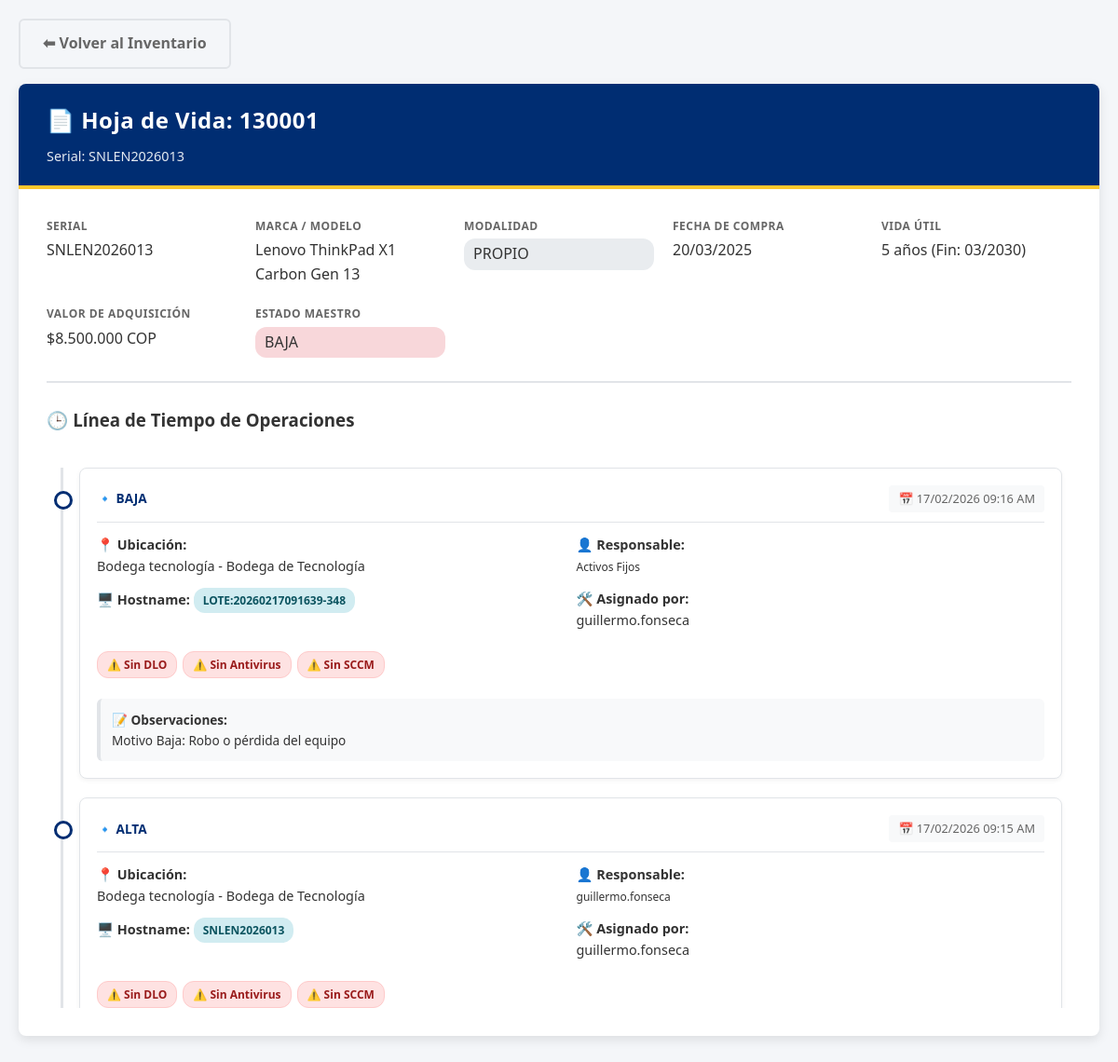
/public/historial.php?serial=SNLEN2026013, run on the app's committed database.
### tables this page shows
CREATE TABLE `equipos` (
  `id_equipo` int NOT NULL AUTO_INCREMENT COMMENT 'Identificador único interno (PK)',
  `serial` varchar(30) NOT NULL COMMENT 'Número de serie único de fábrica (UNIQUE). Llave natural para trazabilidad.',
  `placa_ur` varchar(50) NOT NULL COMMENT 'Placa patrimonial Universidad del Rosario (UNIQUE). Código de activo fijo.',
  `marca` varchar(100) DEFAULT NULL COMMENT 'Fabricante del equipo (ej: HP, Lenovo, Dell)',
  `modelo` varchar(150) DEFAULT NULL COMMENT 'Modelo específico del equipo (ej: EliteBook 845 G11)',
  `vida_util` tinyint unsigned NOT NULL DEFAULT '0' COMMENT 'Vida útil en años para depreciación contable (0 = sin definir)',
  `precio` decimal(12,2) NOT NULL DEFAULT '0.00' COMMENT 'Valor de adquisición en USD para control patrimonial',
  `fecha_compra` date NOT NULL COMMENT 'Fecha de adquisición del equipo',
  `modalidad` enum('Propio','Leasing','Proyecto') NOT NULL COMMENT 'Forma de adquisición: Propio=comprado, Leasing=arrendado, Proyecto=financiado por proyecto específico',
  `estado_maestro` enum('Alta','Baja') NOT NULL DEFAULT 'Alta' COMMENT 'Alta=disponible para asignación, Baja=fuera de servicio definitivo.',
  `creado_en` timestamp NULL DEFAULT CURRENT_TIMESTAMP COMMENT 'Timestamp de creación del registro',
  PRIMARY KEY (`id_equipo`),
  UNIQUE KEY `placa_ur` (`placa_ur`),
  UNIQUE KEY `serial` (`serial`),
  KEY `idx_equipos_id_estado` (`id_equipo` DESC,`estado_maestro`)
);

CREATE TABLE `bitacora` (
  `id_evento` int NOT NULL AUTO_INCREMENT COMMENT 'Identificador único del evento (PK)',
  `serial_equipo` varchar(30) NOT NULL COMMENT 'Serial del equipo (FK a equipos.serial). Trazabilidad del activo.',
  `id_lugar` int NOT NULL,
  `hostname` varchar(100) DEFAULT 'PENDIENTE' COMMENT 'Nombre de equipo en red Active Directory. Puede cambiar si hay reimaging.',
  `sede` varchar(150) DEFAULT NULL,
  `ubicacion` varchar(150) DEFAULT NULL,
  `campo_adic1` varchar(255) DEFAULT NULL COMMENT 'Campo adicional flexible para información contextual del evento',
  `desc_evento` varchar(255) NOT NULL COMMENT 'Descripción textual del evento (ej: "Asignación de equipo por renovación")',
  `correo_responsable` varchar(100) NOT NULL COMMENT 'Correo del responsable final del equipo (FK a usuarios_sistema.correo_ldap). DEBE existir en usuarios_sistema.',
  `responsable_secundario` varchar(100) DEFAULT NULL COMMENT 'Correo de responsable secundario opcional (ej: supervisor, co-responsable)',
  `check_sccm` tinyint(1) NOT NULL DEFAULT '0' COMMENT 'Validación: equipo registrado en System Center Configuration Manager (0=No, 1=Sí)',
  `check_dlo` tinyint(1) NOT NULL DEFAULT '0' COMMENT 'Validación: equipo tiene Data Lifecycle Optimizer configurado (0=No, 1=Sí)',
  `check_antivirus` tinyint(1) NOT NULL DEFAULT '0' COMMENT 'Validación: equipo tiene antivirus activo y actualizado (0=No, 1=Sí)',
  `fecha_evento` datetime NOT NULL DEFAULT CURRENT_TIMESTAMP COMMENT 'Timestamp exacto del evento',
  `tipo_evento` enum('Alta','Alistamiento','Asignación','Devolución','Baja','Asignacion_Masiva') NOT NULL COMMENT 'Tipo de movimiento: Alta=ingreso inicial, Alistamiento=preparación técnica, Asignación=entrega a usuario, Devolución=regreso a bodega, Baja=retiro definitivo, Asignacion_Masiva=múltiples equipos simultáneos',
  `tecnico_responsable` varchar(150) DEFAULT NULL COMMENT 'Correo del técnico que registra el evento. Puede ser NULL. No tiene FK para permitir valores como "SYSTEM".',
  PRIMARY KEY (`id_evento`),
  KEY `fk_bitacora_lugar` (`id_lugar`),
  KEY `idx_bitacora_serial_evento` (`serial_equipo`,`id_evento` DESC),
  KEY `idx_bitacora_responsable` (`correo_responsable`),
  CONSTRAINT `fk_bitacora_equipos` FOREIGN KEY (`serial_equipo`) REFERENCES `equipos` (`serial`) ON UPDATE CASCADE,
  CONSTRAINT `fk_bitacora_lugar` FOREIGN KEY (`id_lugar`) REFERENCES `lugares` (`id`)
);

CREATE TABLE `lugares` (
  `id` int NOT NULL AUTO_INCREMENT COMMENT 'Identificador único del lugar (PK)',
  `sede` enum('Centro','Quinta de Mutis','SEIC','Bodega tecnología') NOT NULL COMMENT 'Sede principal de la Universidad del Rosario',
  `nombre` varchar(100) NOT NULL COMMENT 'Nombre específico del lugar (ej: "Oficina Piso 3", "Lab Biología")',
  `estado` tinyint(1) DEFAULT '1' COMMENT 'Soft delete: 1=Activo (disponible para nuevas asignaciones), 0=Inactivo (lugar clausurado pero se preserva por historial)',
  PRIMARY KEY (`id`),
  UNIQUE KEY `sede` (`sede`,`nombre`)
);

### public/historial.php (the view, shortened to what this page needs)
<?php
require_once '../core/db.php';
$serial = $_GET['serial'] ?? null;
try {
    $stmt_eq = $pdo->prepare("SELECT * FROM equipos WHERE serial = ?");
    $stmt_eq->execute([$serial]);
    $equipo = $stmt_eq->fetch(PDO::FETCH_ASSOC);
    $fecha_compra = new DateTime($equipo['fecha_compra']);
    $vida_util = (int)$equipo['vida_util'];
    $fecha_fin = clone $fecha_compra;
    $fecha_fin->modify("+$vida_util years");
    $stmt_hist = $pdo->prepare("
        SELECT b.*,
               l.sede AS sede_lugar,
               l.nombre AS nombre_lugar
        FROM bitacora b
        LEFT JOIN lugares l ON b.id_lugar = l.id
        WHERE b.serial_equipo = ?
        ORDER BY b.fecha_evento DESC
    ");
    $stmt_hist->execute([$serial]);
    $historial = $stmt_hist->fetchAll(PDO::FETCH_ASSOC);
} catch (PDOException $e) {
    error_log("Error historial.php: " . $e->getMessage());
    die("Error de base de datos");
}
?>
<!DOCTYPE html>
<html lang="es">
<head>
    <link rel="stylesheet" href="../css/urtrack-styles.css">
</head>
<body>
<div class="container">
    <a href="inventario.php" class="btn btn-outline mb-2">⬅ Volver al Inventario</a>
    <div class="card fade-in">
        <div class="card-header">
            <h1>📄 Hoja de Vida: <?= htmlspecialchars($equipo['placa_ur']) ?></h1>
            <p>Serial: <?= htmlspecialchars($equipo['serial']) ?></p>
        </div>
        <div class="card-body">
            <div class="info-grid mb-3">
                <div class="info-item">
                    <label>Serial</label>
                    <span><?= htmlspecialchars($equipo['serial']) ?></span>
                </div>
                <div class="info-item">
                    <label>Marca / Modelo</label>
                    <span><?= htmlspecialchars($equipo['marca'] . ' ' . $equipo['modelo']) ?></span>
                </div>
                <div class="info-item">
                    <label>Modalidad</label>
                    <span class="badge badge-secondary"><?= $equipo['modalidad'] ?></span>
                </div>
                <div class="info-item">
                    <label>Fecha de Compra</label>
                    <span><?= date('d/m/Y', strtotime($equipo['fecha_compra'])) ?></span>
                </div>
                <div class="info-item">
                    <label>Vida Útil</label>
                    <span><?= $vida_util ?> años (Fin: <?= $fecha_fin->format('m/Y') ?>)</span>
                </div>
                <div class="info-item">
                    <label>Valor de Adquisición</label>
                    <span class="price-highlight">$<?= number_format($equipo['precio'], 0, ',', '.') ?> COP</span>
                </div>
                <div class="info-item">
                    <label>Estado Maestro</label>
                    <span class="badge badge-<?= $equipo['estado_maestro'] == 'Alta' ? 'success' : 'danger' ?>">
                        <?= $equipo['estado_maestro'] ?>
                    </span>
                </div>
            </div>
            <hr style="border: 1px solid var(--border-color); margin: 25px 0;">
            <h3 class="mb-2">🕒 Línea de Tiempo de Operaciones</h3>
            <div class="timeline-scroll">
                <?php if (empty($historial)): ?>
                    <div class="alert alert-info">
                        No se registran movimientos para este equipo
                    </div>
                <?php else: ?>
                    <div class="timeline">
                        <?php foreach ($historial as $ev): ?>
                        <div class="timeline-item">
                            <div class="timeline-header">
                                <span class="timeline-type">🔹 <?= htmlspecialchars($ev['tipo_evento']) ?></span>
                                <span class="timeline-date">
                                    📅 <?= date('d/m/Y h:i A', strtotime($ev['fecha_evento'])) ?>
                                </span>
                            </div>
                            <div class="timeline-details">
                                <div>
                                    <strong>📍 Ubicación:</strong><br>
                                    <?= htmlspecialchars(($ev['sede_lugar'] ?? 'Sin sede') . ' - ' . ($ev['nombre_lugar'] ?? 'Sin ubicación')) ?>
                                </div>
                                <div>
                                    <strong>👤 Responsable:</strong><br>
                                    <small style="word-break:break-all;">
                                        <?= htmlspecialchars($ev['correo_responsable']) ?>
                                    </small>
                                </div>
                                <div>
                                    <strong>🖥️ Hostname:</strong>
                                    <span class="badge badge-info">
                                        <?= htmlspecialchars($ev['hostname'] ?? 'N/A') ?>
                                    </span>
                                </div>
                                <div>
                                    <strong>🛠️ Asignado por:</strong><br>
                                    <?= htmlspecialchars($ev['tecnico_responsable']) ?>
                                </div>
                                <div class="compliance-badges" style="grid-column: 1 / -1;">
                                    <?php if ($ev['check_dlo']): ?>
                                        <span class="comp-badge comp-ok">✅ DLO OK</span>
                                    <?php else: ?>
                                        <span class="comp-badge comp-fail">⚠️ Sin DLO</span>
                                    <?php endif; ?>
                                    <?php if ($ev['check_antivirus']): ?>
                                        <span class="comp-badge comp-ok">✅ Antivirus OK</span>
                                    <?php else: ?>
                                        <span class="comp-badge comp-fail">⚠️ Sin Antivirus</span>
                                    <?php endif; ?>
                                    <?php if ($ev['check_sccm']): ?>
                                        <span class="comp-badge comp-ok">✅ SCCM OK</span>
                                    <?php else: ?>
                                        <span class="comp-badge comp-fail">⚠️ Sin SCCM</span>
                                    <?php endif; ?>
                                </div>
                                <div class="obs-box">
                                    <strong>📝 Observaciones:</strong><br>
                                    <?php if (!empty($ev['desc_evento'])): ?>
                                        <?= nl2br(htmlspecialchars($ev['desc_evento'])) ?>
                                    <?php else: ?>
                                        <em class="text-muted">Sin observaciones registradas</em>
                                    <?php endif; ?>
                                </div>
                            </div>
                        </div>
                        <?php endforeach; ?>
                    </div>
                <?php endif; ?>
            </div>
        </div>
    </div>
</div>
</body>
</html>

### css/urtrack-styles.css (style rules this page uses)
:root { --primary-color: #002D72; --secondary-color: #0055A5; --accent-gold: #FFC72C; --success: #28a745; --warning: #ffc107; --danger: #dc3545; --info: #17a2b8; --bg-main: #f4f6f9; --bg-card: #ffffff; --bg-light: #f8f9fa; --bg-secondary: #e7f1ff; --text-primary: #333333; --text-secondary: #666666; --text-muted: #999999; --border-color: #e1e4e8; --shadow-sm: 0 2px 5px rgba(0, 0, 0, 0.05); --shadow-md: 0 4px 12px rgba(0, 0, 0, 0.1); --shadow-lg: 0 15px 35px rgba(0, 0, 0, 0.15); }
* { box-sizing: border-box; margin: 0; padding: 0; }
body { font-family: 'Segoe UI', 'Inter', system-ui, -apple-system, sans-serif; background-color: var(--bg-main); color: var(--text-primary); line-height: 1.6; }
.container { width: 100%; max-width: 1400px; margin: 0 auto; padding: 20px; }
.card { background: var(--bg-card); border-radius: 8px; box-shadow: var(--shadow-md); overflow: hidden; }
.card-header { background: var(--primary-color); color: white; padding: 20px 30px; border-bottom: 4px solid var(--accent-gold); }
.card-header h1, .card-header h2 { margin: 0; font-size: 1.5rem; letter-spacing: 0.5px; }
.card-header p { margin: 8px 0 0; opacity: 0.9; font-size: 0.9rem; }
.card-body { padding: 30px; }
label { display: block; margin-bottom: 6px; font-weight: 600; color: var(--text-primary); font-size: 0.9rem; }
.btn { display: inline-flex; align-items: center; justify-content: center; gap: 8px; padding: 12px 24px; border: none; border-radius: 6px; font-size: 1rem; font-weight: 600; cursor: pointer; transition: all 0.3s; text-decoration: none; text-align: center; }
.btn-outline { background: transparent; color: var(--text-secondary); border: 2px solid var(--border-color); }
.badge { display: inline-block; padding: 4px 10px; border-radius: 12px; font-size: 0.75rem; font-weight: 700; text-transform: uppercase; }
.badge-danger { background: #f8d7da; color: #721c24; }
.badge-info { background: #d1ecf1; color: #0c5460; }
.badge-secondary { background: #e9ecef; color: #495057; }
.timeline { position: relative; padding-left: 35px; margin: 20px 0; }
.timeline::before { content: ''; position: absolute; left: 15px; top: 0; bottom: 0; width: 3px; background: var(--border-color); }
.timeline-item { position: relative; background: white; padding: 18px; margin-bottom: 20px; border-radius: 8px; border: 1px solid var(--border-color); box-shadow: var(--shadow-sm); transition: transform 0.2s; }
.timeline-item::before { content: ''; position: absolute; left: -28px; top: 24px; width: 14px; height: 14px; background: white; border: 3px solid var(--primary-color); border-radius: 50%; z-index: 1; }
.timeline-header { display: flex; justify-content: space-between; align-items: center; margin-bottom: 12px; padding-bottom: 10px; border-bottom: 1px solid var(--border-color); }
.timeline-type { font-weight: 700; color: var(--primary-color); text-transform: uppercase; font-size: 0.85rem; }
.timeline-date { font-size: 0.8rem; color: var(--text-secondary); background: var(--bg-light); padding: 4px 10px; border-radius: 4px; }
.info-grid { display: grid; grid-template-columns: repeat(auto-fit, minmax(200px, 1fr)); gap: 20px; margin-bottom: 25px; }
.info-item label { display: block; font-size: 0.75rem; text-transform: uppercase; letter-spacing: 0.5px; color: var(--text-secondary); margin-bottom: 4px; font-weight: 700; }
.info-item span { display: block; font-size: 1rem; color: var(--text-primary); font-weight: 500; }
.mb-2 { margin-bottom: 1rem; }
.mb-3 { margin-bottom: 1.5rem; }
.fade-in { animation: fadeIn 0.4s ease; }

### public/historial.php (style rules this page uses)
.timeline-scroll { max-height: 600px; overflow-y: auto; padding-right: 10px; }
.timeline-details { display: grid; grid-template-columns: 1fr 1fr; gap: 12px; font-size: 0.9rem; margin-top: 10px; }
.compliance-badges { display: flex; flex-wrap: wrap; gap: 6px; margin-top: 10px; }
.comp-badge { font-size: 0.75rem; padding: 4px 10px; border-radius: 12px; font-weight: 700; display: inline-flex; align-items: center; gap: 4px; }
.comp-fail { background: #fee2e2; color: #991b1b; border: 1px solid #fecaca; }
.obs-box { grid-column: 1 / -1; background: var(--bg-light); padding: 12px; border-radius: 6px; border-left: 4px solid var(--border-color); margin-top: 10px; font-size: 0.85rem; }
.price-highlight { color: var(--success); font-weight: 700; }

### data on the page
equipos: placa_ur "130001", serial "SNLEN2026013", marca+modelo "Lenovo ThinkPad X1 Carbon Gen 13", modalidad "PROPIO", fecha_compra "20/03/2025", vida_util "5", $fecha_fin->format('m/Y') "03/2030", precio "8.500.000", estado_maestro "BAJA"
bitacora: tipo_evento "BAJA", fecha_evento "17/02/2026 09:16 AM", id_lugar.nombre "Bodega tecnología - Bodega de Tecnología", correo_responsable "Activos Fijos", hostname "LOTE:20260217091639-348", tecnico_responsable "guillermo.fonseca", check_dlo "⚠️ Sin DLO", check_antivirus "⚠️ Sin Antivirus", check_sccm "⚠️ Sin SCCM", desc_evento "Motivo Baja: Robo o pérdida del equipo"
bitacora: tipo_evento "ALTA", fecha_evento "17/02/2026 09:15 AM", id_lugar.nombre "Bodega tecnología - Bodega de Tecnología", correo_responsable "guillermo.fonseca", hostname "SNLEN2026013", tecnico_responsable "guillermo.fonseca", check_dlo "⚠️ Sin DLO", check_antivirus "⚠️ Sin Antivirus", check_sccm "⚠️ Sin SCCM"
